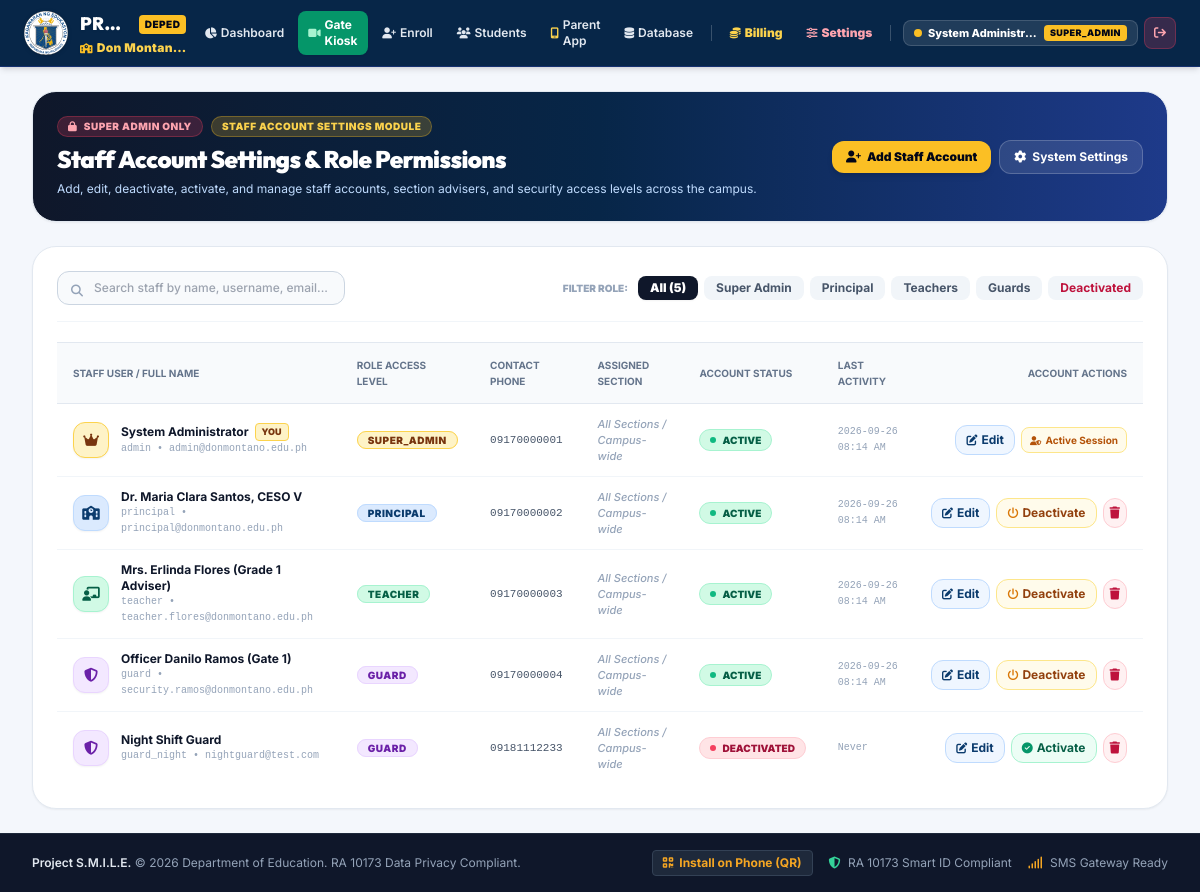
/admin/users (signed in), run on an earlier commit of the app's database.
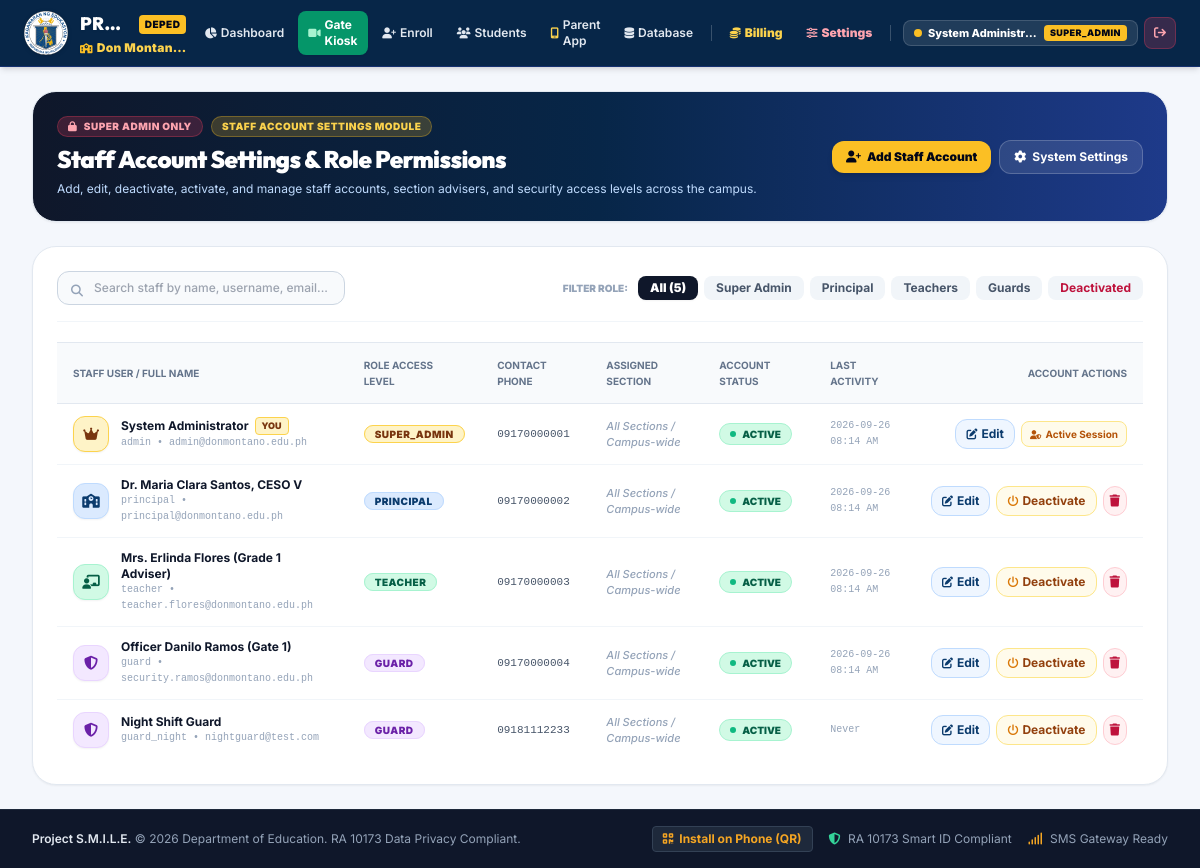
And on a later commit of the database.
### smile_orm.py (models this page shows)
class User(Base):
    __tablename__ = 'users'
    id = Column(Integer, primary_key=True, autoincrement=True)
    username = Column(String(50), unique=True, nullable=False, index=True)
    email = Column(String(120), unique=True, nullable=False, index=True)
    password_hash = Column(String(255), nullable=False)
    full_name = Column(String(100), nullable=False)
    role = Column(String(30), nullable=False, default="TEACHER") # SUPER_ADMIN, PRINCIPAL, TEACHER, GUARD, PARENT
    is_active = Column(Boolean, default=True)
    phone_number = Column(String(30), default="")
    assigned_section_id = Column(Integer, ForeignKey('sections.id'), nullable=True)
    created_at = Column(DateTime, default=datetime.now)
    last_login = Column(DateTime, nullable=True)
    assigned_section = relationship("Section", foreign_keys=[assigned_section_id])
    def to_dict(self):
        return {
            "id": self.id,
            "username": self.username,
            "email": self.email,
            "full_name": self.full_name,
            "role": self.role,
            "is_active": self.is_active,
            "phone_number": self.phone_number,
            "assigned_section_id": self.assigned_section_id,
            "assigned_section_name": f"{self.assigned_section.grade_level} - {self.assigned_section.section_name}" if self.assigned_section else "N/A",
            "created_at": self.created_at.strftime("%Y-%m-%d %I:%M %p") if self.created_at else "",
            "last_login": self.last_login.strftime("%Y-%m-%d %I:%M %p") if self.last_login else "Never"
        }

### app.py (the view)
@app.route('/admin/users', methods=['GET'])
@admin_required
def admin_users():
    users = get_all_users_orm()
    sections = get_all_sections_orm()
    return render_template(
        'admin_users.html',
        school_name=smile_config.SCHOOL_NAME,
        users=users,
        sections=sections
    )

### app.py (called while the page is built)
def admin_required(f):
    @wraps(f)
    def decorated_function(*args, **kwargs):
        if 'user_id' not in session:
            return redirect(url_for('login_page', next=request.path))
        if session.get('role') != 'SUPER_ADMIN':
            return render_template(
                'errors/403.html',
                school_name=smile_config.SCHOOL_NAME,
                message="Access Restricted: Central System Settings, SMS credentials, database archives, and billing management can ONLY be accessed by the Super Administrator account."
            ), 403
        return f(*args, **kwargs)
    return decorated_function

### smile_orm.py (called while the page is built)
def get_all_sections_orm():
    session = Session()
    try:
        sections = session.query(Section).order_by(Section.id.asc()).all()
        return [sec.to_dict() for sec in sections]
    finally:
        session.close()

def get_all_users_orm():
    session = Session()
    try:
        users = session.query(User).order_by(User.id.asc()).all()
        return [u.to_dict() for u in users]
    finally:
        session.close()

### templates/admin_users.html (shortened to what the changed rows need)
{% extends "base.html" %}
{% block content %}
<div class="space-y-6">
  <div class="glass-card rounded-2xl sm:rounded-3xl p-4 sm:p-6 border border-slate-200 shadow-sm flex flex-col md:flex-row md:items-center justify-between gap-4 bg-gradient-to-r from-slate-900 via-deped-darkblue to-blue-900 text-white relative overflow-hidden">
    <div class="space-y-1.5 z-10">
      <h1 class="text-xl sm:text-2xl font-black font-heading tracking-tight text-white">Staff Account Settings & Role Permissions</h1>
    </div>
  </div>
  <div class="glass-card rounded-3xl p-6 border border-slate-200 shadow-sm bg-white space-y-5">
    <div class="overflow-x-auto">
      <table class="w-full text-left text-xs" id="staffAccountsTable">
        <thead class="bg-slate-50 text-slate-500 uppercase text-[10px] font-black border-y border-slate-200">
          <tr>
            <th class="py-3.5 px-4">Staff User / Full Name</th>
            <th class="py-3.5 px-4">Role Access Level</th>
            <th class="py-3.5 px-4">Contact Phone</th>
            <th class="py-3.5 px-4">Assigned Section</th>
            <th class="py-3.5 px-4">Account Status</th>
            <th class="py-3.5 px-4">Last Activity</th>
            <th class="py-3.5 px-4 text-right">Account Actions</th>
          </tr>
        </thead>
        <tbody class="divide-y divide-slate-100 font-medium text-slate-700">
          {% for u in users %}
          <tr class="user-row hover:bg-slate-50/80 transition"
              data-user-id="{{ u.id }}"
              data-username="{{ u.username|lower }}"
              data-fullname="{{ u.full_name|lower }}"
              data-email="{{ u.email|lower }}"
              data-role="{{ u.role }}"
              data-active="{{ 'true' if u.is_active else 'false' }}">
            <td class="py-3 px-4">
              <div class="flex items-center gap-3">
                <div class="w-9 h-9 rounded-xl {% if u.role == 'SUPER_ADMIN' %}bg-amber-100 text-amber-900 border border-amber-300{% elif u.role == 'PRINCIPAL' %}bg-blue-100 text-deped-blue border border-blue-200{% elif u.role == 'TEACHER' %}bg-emerald-100 text-emerald-800 border border-emerald-200{% else %}bg-purple-100 text-purple-800 border border-purple-200{% endif %} flex items-center justify-center font-black text-sm shrink-0 shadow-sm">
                  <i class="fa-solid {% if u.role == 'SUPER_ADMIN' %}fa-crown{% elif u.role == 'PRINCIPAL' %}fa-school{% elif u.role == 'TEACHER' %}fa-chalkboard-user{% else %}fa-shield-halved{% endif %}"></i>
                </div>
                <div>
                  <div class="flex items-center gap-1.5">
                    <span class="font-bold text-slate-900">{{ u.full_name }}</span>
                  </div>
                  <span class="text-[10px] text-slate-400 font-mono block">{{ u.username }} &bull; {{ u.email }}</span>
                </div>
              </div>
            </td>
            <td class="py-3 px-4">
              <span class="px-2.5 py-0.5 rounded-full text-[10px] font-black uppercase tracking-wider {% if u.role == 'SUPER_ADMIN' %}bg-amber-100 text-amber-900 border border-amber-300{% elif u.role == 'PRINCIPAL' %}bg-blue-100 text-deped-blue border border-blue-200{% elif u.role == 'TEACHER' %}bg-emerald-100 text-emerald-800 border border-emerald-200{% else %}bg-purple-100 text-purple-800 border border-purple-200{% endif %}">
                {{ u.role }}
              </span>
            </td>
            <td class="py-3 px-4 font-mono text-[11px] text-slate-600">
              {{ u.phone_number or 'Not provided' }}
            </td>
            <td class="py-3 px-4">
              {% if u.assigned_section_name and u.assigned_section_name != 'N/A' %}
              <span class="px-2.5 py-1 rounded-lg text-[11px] font-bold bg-blue-50 text-deped-blue border border-blue-200 flex items-center gap-1.5 w-max">
                <i class="fa-solid fa-chalkboard text-[10px]"></i>
                {{ u.assigned_section_name }}
              </span>
              {% else %}
              <span class="text-slate-400 text-[11px] italic">All Sections / Campus-wide</span>
              {% endif %}
            </td>
            <td class="py-3 px-4">
              {% if u.is_active %}
              <span class="px-2.5 py-0.5 rounded-full text-[10px] font-black uppercase bg-emerald-100 text-emerald-800 border border-emerald-200 inline-flex items-center gap-1.5">
                <span class="w-1.5 h-1.5 rounded-full bg-emerald-500 animate-pulse"></span>
                ACTIVE
              </span>
              {% else %}
              <span class="px-2.5 py-0.5 rounded-full text-[10px] font-black uppercase bg-rose-100 text-rose-800 border border-rose-200 inline-flex items-center gap-1.5">
                <span class="w-1.5 h-1.5 rounded-full bg-rose-500"></span>
                DEACTIVATED
              </span>
              {% endif %}
            </td>
            <td class="py-3 px-4 text-slate-400 font-mono text-[10px]">
              {{ u.last_login }}
            </td>
            <td class="py-3 px-4 text-right">
              <div class="inline-flex items-center gap-1.5">
                <button onclick="openEditUserModal({{ u.id }}, '{{ u.username|escape }}', '{{ u.full_name|escape }}', '{{ u.email|escape }}', '{{ u.role }}', '{{ u.phone_number or '' }}', {{ u.assigned_section_id or 'null' }}, {{ 'true' if u.is_active else 'false' }}, {{ 'true' if u.id == current_user.id else 'false' }})"
                        title="Edit Account Details & Password"
                        class="px-2.5 py-1.5 rounded-xl bg-blue-50 hover:bg-blue-100 text-deped-blue font-bold text-xs transition border border-blue-200 flex items-center gap-1">
                  <i class="fa-solid fa-pen-to-square text-[11px]"></i>
                  <span>Edit</span>
                </button>
                {% if u.id != current_user.id %}
                  {% if u.is_active %}
                  <button onclick="toggleUserStatus({{ u.id }}, '{{ u.username|escape }}', true)"
                          title="Deactivate Account (Block Access)"
                          class="px-2.5 py-1.5 rounded-xl bg-amber-50 hover:bg-amber-100 text-amber-800 font-bold text-xs transition border border-amber-200 flex items-center gap-1">
                    <i class="fa-solid fa-power-off text-[11px] text-amber-600"></i>
                    <span>Deactivate</span>
                  </button>
                  {% else %}
                  <button onclick="toggleUserStatus({{ u.id }}, '{{ u.username|escape }}', false)"
                          title="Activate Account (Restore Access)"
                          class="px-2.5 py-1.5 rounded-xl bg-emerald-50 hover:bg-emerald-100 text-emerald-800 font-bold text-xs transition border border-emerald-200 flex items-center gap-1">
                    <i class="fa-solid fa-circle-check text-[11px] text-emerald-600"></i>
                    <span>Activate</span>
                  </button>
                  {% endif %}
                  <button onclick="deleteUserAction({{ u.id }}, '{{ u.username|escape }}')"
                          title="Permanently Delete Account"
                          class="p-1.5 rounded-xl bg-rose-50 hover:bg-rose-100 text-rose-700 transition border border-rose-200">
                    <i class="fa-solid fa-trash text-xs"></i>
                  </button>
                {% else %}
                  <span class="text-[10px] text-amber-700 font-bold px-2 py-1 bg-amber-50 rounded-lg border border-amber-200" title="You cannot deactivate or delete your own active administrator account">
                    <i class="fa-solid fa-user-shield text-[9px] mr-0.5"></i> Active Session
                  </span>
                {% endif %}
              </div>
            </td>
          </tr>
          {% endfor %}
        </tbody>
      </table>
    </div>
  </div>
</div>
{% endblock %}

What changed in the data, as far as the page shows it:
changed User "Night Shift Guard": text "DEACTIVATED Activate" → "ACTIVE Deactivate"
